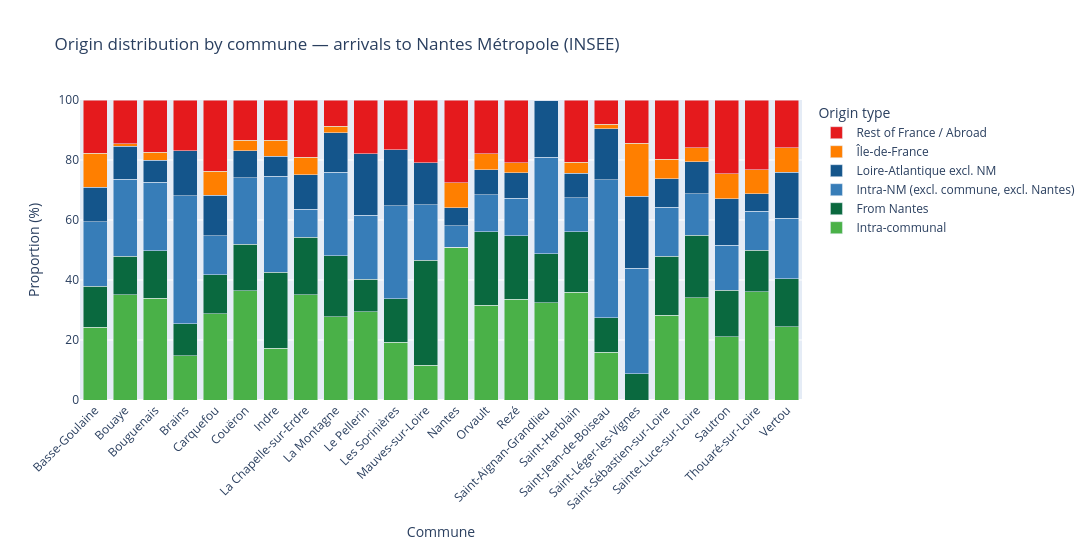

Notebook code cell kept with this figure:
### Code cell
fig_prov = go.Figure()
for cat, color, label in zip(CATS, COLORS, LABELS):
    fig_prov.add_trace(go.Bar(name=label, x=prop_df.index.tolist(), y=prop_df[cat].tolist(), marker_color=color))
fig_prov.update_layout(barmode='stack', title='Origin distribution by commune — arrivals to Nantes Métropole (INSEE)',
    xaxis_title='Commune', yaxis_title='Proportion (%)', yaxis=dict(range=[0, 100]), legend_title='Origin type',
    xaxis=dict(tickangle=-45), width=1100, height=550)

fig_prov.write_html('origin_distribution.html')
fig_prov.show()

### Figure 1 — Plotly figure (JSON) as saved in the notebook; plotly's stock layout.template omitted (floating-point values rounded to 4 significant figures)
{"data": [{"marker": {"color": "#4ab148"}, "name": "Intra-communal", "type": "bar", "x": ["Basse-Goulaine", "Bouaye", "Bouguenais", "Brains", "Carquefou", "Couëron", "Indre", "La Chapelle-sur-Erdre", "La Montagne", "Le Pellerin", "Les Sorinières", "Mauves-sur-Loire", "Nantes", "Orvault", "Rezé", "Saint-Aignan-Grandlieu", "Saint-Herblain", "Saint-Jean-de-Boiseau", "Saint-Léger-les-Vignes", "Saint-Sébastien-sur-Loire", "Sainte-Luce-sur-Loire", "Sautron", "Thouaré-sur-Loire", "Vertou"], "y": [24.2, 35.04, 33.98, 14.67, 28.72, 36.35, 17.21, 35.09, 27.74, 29.46, 19.29, 11.63, 50.97, 31.57, 33.63, 32.47, 35.86, 15.97, 0, 28.26, 34.16, 21.06, 36.11, 24.46]}, {"marker": {"color": "#0a693f"}, "name": "From Nantes", "type": "bar", "x": ["Basse-Goulaine", "Bouaye", "Bouguenais", "Brains", "Carquefou", "Couëron", "Indre", "La Chapelle-sur-Erdre", "La Montagne", "Le Pellerin", "Les Sorinières", "Mauves-sur-Loire", "Nantes", "Orvault", "Rezé", "Saint-Aignan-Grandlieu", "Saint-Herblain", "Saint-Jean-de-Boiseau", "Saint-Léger-les-Vignes", "Saint-Sébastien-sur-Loire", "Sainte-Luce-sur-Loire", "Sautron", "Thouaré-sur-Loire", "Vertou"], "y": [13.78, 12.82, 15.8, 10.69, 12.99, 15.55, 25.36, 19.14, 20.39, 10.71, 14.39, 34.88, 0, 24.53, 21.16, 16.35, 20.31, 11.42, 8.811, 19.65, 20.76, 15.58, 13.89, 16.0]}, {"marker": {"color": "#377db8"}, "name": "Intra-NM (excl. commune, excl. Nantes)", "type": "bar", "x": ["Basse-Goulaine", "Bouaye", "Bouguenais", "Brains", "Carquefou", "Couëron", "Indre", "La Chapelle-sur-Erdre", "La Montagne", "Le Pellerin", "Les Sorinières", "Mauves-sur-Loire", "Nantes", "Orvault", "Rezé", "Saint-Aignan-Grandlieu", "Saint-Herblain", "Saint-Jean-de-Boiseau", "Saint-Léger-les-Vignes", "Saint-Sébastien-sur-Loire", "Sainte-Luce-sur-Loire", "Sautron", "Thouaré-sur-Loire", "Vertou"], "y": [21.36, 25.64, 22.86, 42.78, 13.11, 22.15, 32.05, 9.312, 27.75, 21.43, 31.15, 18.6, 7.037, 12.36, 12.38, 32.09, 11.33, 46.07, 35.07, 16.3, 13.8, 14.93, 12.85, 20.18]}, {"marker": {"color": "#14558b"}, "name": "Loire-Atlantique excl. NM", "type": "bar", "x": ["Basse-Goulaine", "Bouaye", "Bouguenais", "Brains", "Carquefou", "Couëron", "Indre", "La Chapelle-sur-Erdre", "La Montagne", "Le Pellerin", "Les Sorinières", "Mauves-sur-Loire", "Nantes", "Orvault", "Rezé", "Saint-Aignan-Grandlieu", "Saint-Herblain", "Saint-Jean-de-Boiseau", "Saint-Léger-les-Vignes", "Saint-Sébastien-sur-Loire", "Sainte-Luce-sur-Loire", "Sautron", "Thouaré-sur-Loire", "Vertou"], "y": [11.52, 11.11, 7.298, 15.02, 13.38, 9.025, 6.71, 11.55, 13.15, 20.54, 18.6, 13.95, 6.088, 8.219, 8.529, 19.09, 8.131, 16.89, 24.04, 9.498, 10.73, 15.6, 5.903, 15.24]}, {"marker": {"color": "#ff7f00"}, "name": "Île-de-France", "type": "bar", "x": ["Basse-Goulaine", "Bouaye", "Bouguenais", "Brains", "Carquefou", "Couëron", "Indre", "La Chapelle-sur-Erdre", "La Montagne", "Le Pellerin", "Les Sorinières", "Mauves-sur-Loire", "Nantes", "Orvault", "Rezé", "Saint-Aignan-Grandlieu", "Saint-Herblain", "Saint-Jean-de-Boiseau", "Saint-Léger-les-Vignes", "Saint-Sébastien-sur-Loire", "Sainte-Luce-sur-Loire", "Sautron", "Thouaré-sur-Loire", "Vertou"], "y": [11.38, 0.8547, 2.631, 0, 8.065, 3.483, 5.286, 5.906, 2.192, 0, 0, 0, 8.362, 5.406, 3.417, 0, 3.57, 1.541, 17.62, 6.559, 4.65, 8.294, 7.986, 8.177]}, {"marker": {"color": "#e51a1d"}, "name": "Rest of France / Abroad", "type": "bar", "x": ["Basse-Goulaine", "Bouaye", "Bouguenais", "Brains", "Carquefou", "Couëron", "Indre", "La Chapelle-sur-Erdre", "La Montagne", "Le Pellerin", "Les Sorinières", "Mauves-sur-Loire", "Nantes", "Orvault", "Rezé", "Saint-Aignan-Grandlieu", "Saint-Herblain", "Saint-Jean-de-Boiseau", "Saint-Léger-les-Vignes", "Saint-Sébastien-sur-Loire", "Sainte-Luce-sur-Loire", "Sautron", "Thouaré-sur-Loire", "Vertou"], "y": [17.75, 14.53, 17.43, 16.84, 23.75, 13.45, 13.39, 19.0, 8.771, 17.86, 16.56, 20.93, 27.54, 17.92, 20.88, 0, 20.81, 8.108, 14.46, 19.73, 15.89, 24.54, 23.26, 15.95]}], "layout": {"barmode": "stack", "height": 550, "legend": {"title": {"text": "Origin type"}}, "title": {"text": "Origin distribution by commune — arrivals to Nantes Métropole (INSEE)"}, "width": 1100, "xaxis": {"tickangle": -45, "title": {"text": "Commune"}}, "yaxis": {"range": [0, 100], "title": {"text": "Proportion (%)"}}}}
